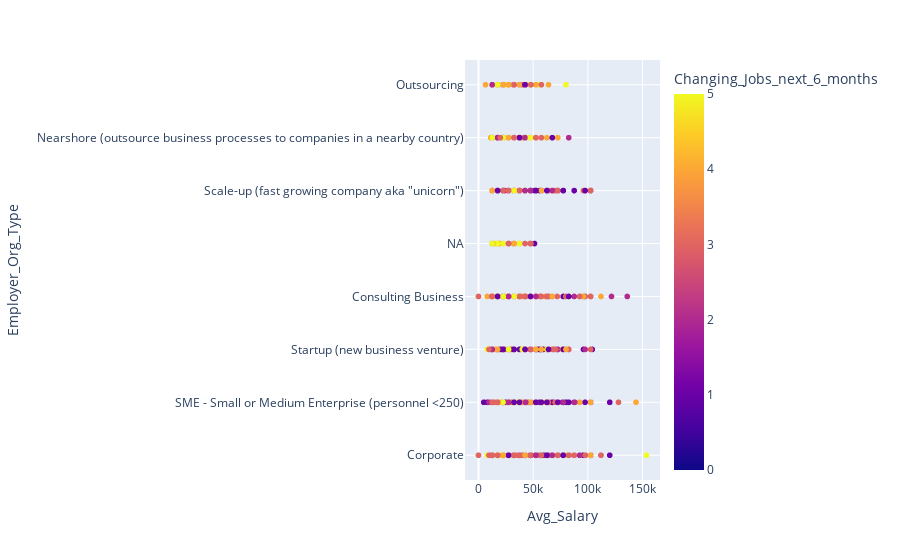

The notebook cell this image was saved under:
### Code cell
fig_2=px.scatter(comp_df,
                 x='Avg_Salary',
                 y='Employer_Org_Type',
                 color='Changing_Jobs_next_6_months')

fig_2.show()

### Figure 1 — Plotly figure (JSON) as saved in the notebook; plotly's stock layout.template omitted (floating-point values rounded to 4 significant figures; data arrays with more than 128 entries replaced by an {"elided": "..."} marker saying what was removed)
{"data": [{"hovertemplate": "Avg_Salary=%{x}<br>Employer_Org_Type=%{y}<br>Changing_Jobs_next_6_months=%{marker.color}<extra></extra>", "legendgroup": "", "marker": {"color": {"elided": "3371 int values"}, "coloraxis": "coloraxis", "symbol": "circle"}, "mode": "markers", "name": "", "showlegend": false, "type": "scattergl", "x": {"elided": "3371 int values"}, "xaxis": "x", "y": {"elided": "3371 str values"}, "yaxis": "y"}], "layout": {"coloraxis": {"colorbar": {"title": {"text": "Changing_Jobs_next_6_months"}}, "colorscale": [[0, "#0d0887"], [0.1111, "#46039f"], [0.2222, "#7201a8"], [0.3333, "#9c179e"], [0.4444, "#bd3786"], [0.5556, "#d8576b"], [0.6667, "#ed7953"], [0.7778, "#fb9f3a"], [0.8889, "#fdca26"], [1, "#f0f921"]]}, "legend": {"tracegroupgap": 0}, "margin": {"t": 60}, "xaxis": {"anchor": "y", "domain": [0, 1], "title": {"text": "Avg_Salary"}}, "yaxis": {"anchor": "x", "domain": [0, 1], "title": {"text": "Employer_Org_Type"}}}}
